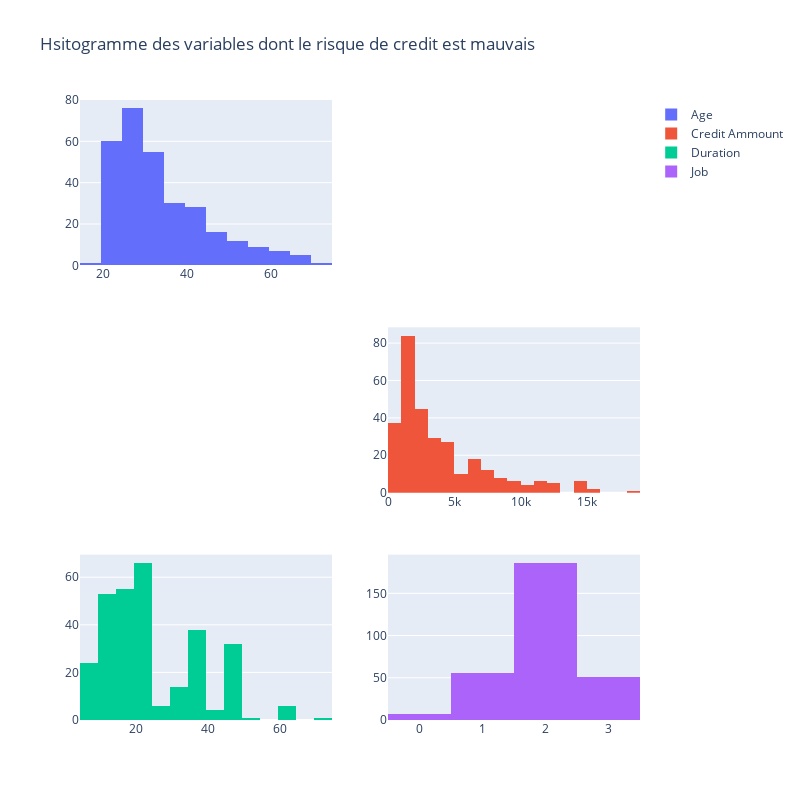

The notebook cell this image was saved under:
### Markdown cell above
#### Bad risk

### Code cell
fig = make_subplots(rows=3, cols=2, subplot_titles=None)

fig.add_trace(go.Histogram(x=df_bad['Age'], name='Age'), row=1, col=1)
fig.add_trace(go.Histogram(x =df_bad['Credit amount'], name='Credit Ammount'), row=2, col=2)
fig.add_trace(go.Histogram(x =df_bad['Duration'], name='Duration'), row=3, col=1)
fig.add_trace(go.Histogram(x = df_bad['Job'], name='Job'), row=3, col=2)

fig.update_layout(height=800, width=800, title_text = 'Hsitogramme des variables dont le risque de credit est mauvais')
fig.show()

### Figure 1 — Plotly figure (JSON) as saved in the notebook; plotly's stock layout.template omitted (floating-point values rounded to 4 significant figures; data arrays with more than 128 entries replaced by an {"elided": "..."} marker saying what was removed)
{"data": [{"name": "Age", "type": "histogram", "x": {"elided": "300 int values"}, "xaxis": "x", "yaxis": "y"}, {"name": "Credit Ammount", "type": "histogram", "x": {"elided": "300 int values"}, "xaxis": "x4", "yaxis": "y4"}, {"name": "Duration", "type": "histogram", "x": {"elided": "300 int values"}, "xaxis": "x5", "yaxis": "y5"}, {"name": "Job", "type": "histogram", "x": {"elided": "300 int values"}, "xaxis": "x6", "yaxis": "y6"}], "layout": {"height": 800, "title": {"text": "Hsitogramme des variables dont le risque de credit est mauvais"}, "width": 800, "xaxis": {"anchor": "y", "domain": [0, 0.45]}, "xaxis2": {"anchor": "y2", "domain": [0.55, 1]}, "xaxis3": {"anchor": "y3", "domain": [0, 0.45]}, "xaxis4": {"anchor": "y4", "domain": [0.55, 1]}, "xaxis5": {"anchor": "y5", "domain": [0, 0.45]}, "xaxis6": {"anchor": "y6", "domain": [0.55, 1]}, "yaxis": {"anchor": "x", "domain": [0.7333, 1]}, "yaxis2": {"anchor": "x2", "domain": [0.7333, 1]}, "yaxis3": {"anchor": "x3", "domain": [0.3667, 0.6333]}, "yaxis4": {"anchor": "x4", "domain": [0.3667, 0.6333]}, "yaxis5": {"anchor": "x5", "domain": [0, 0.2667]}, "yaxis6": {"anchor": "x6", "domain": [0, 0.2667]}}}
